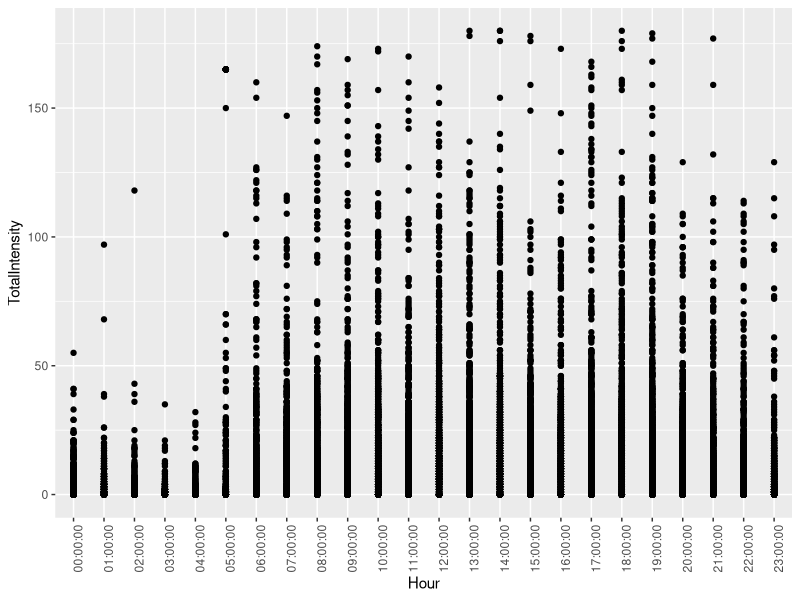
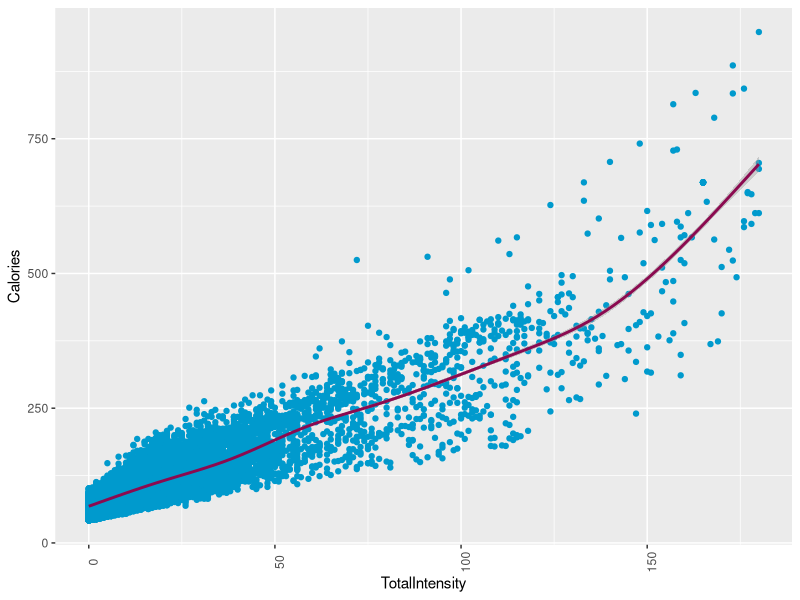
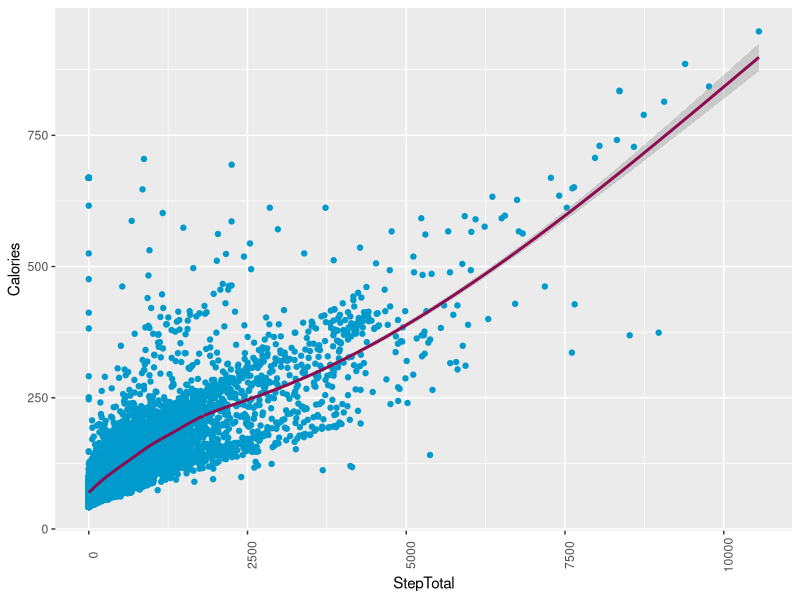
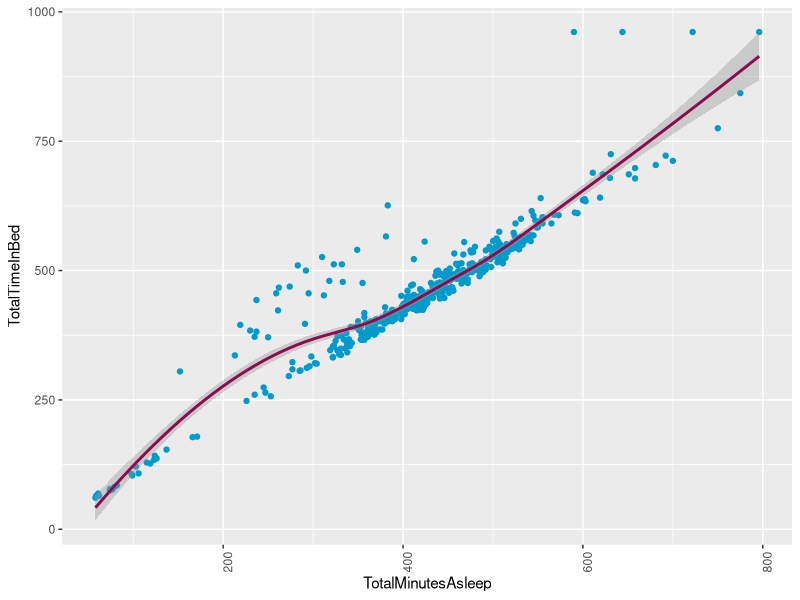
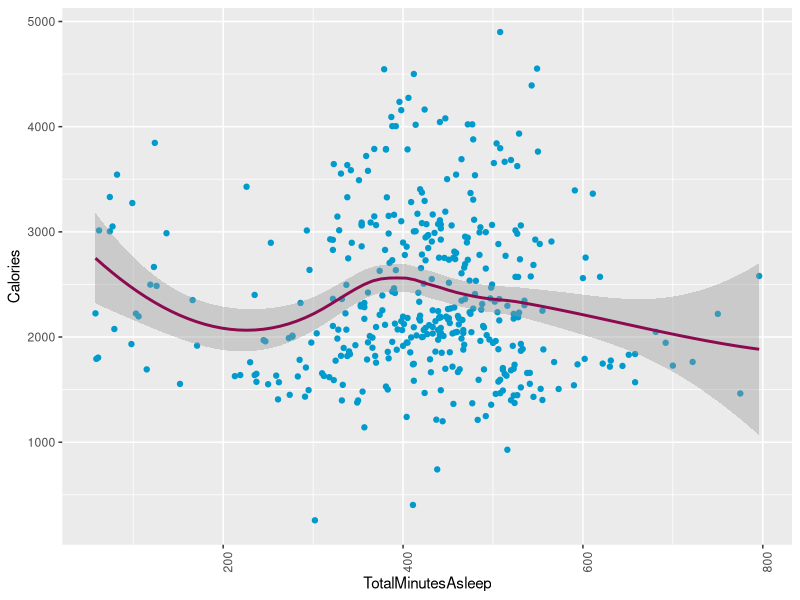
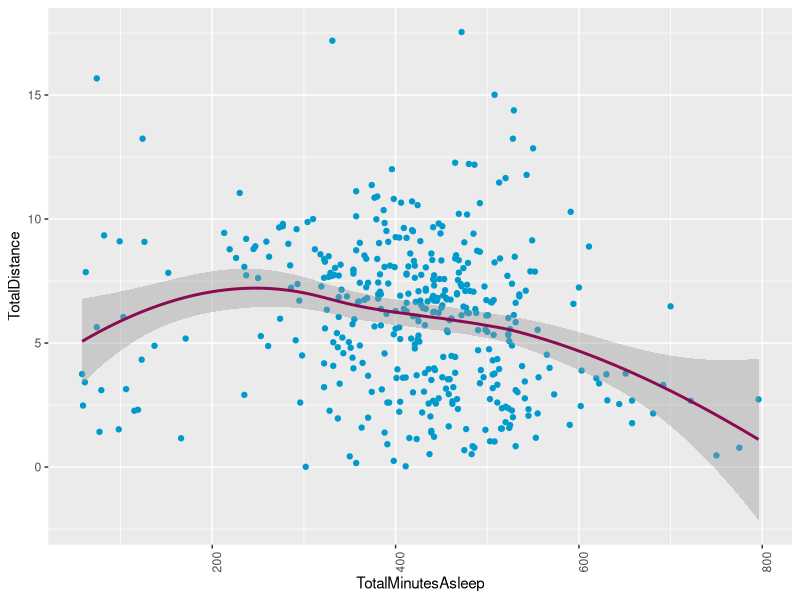

These figures' R source, in order:
## ---- chunk 1
knitr::opts_chunk$set(echo=TRUE)
## ---- chunk 2
install.packages('tidyverse')
install.packages('ggplot2')
library(tidyverse)
library(ggplot2)
## ---- chunk 3
df_activity_hourly <- read.csv("clean-data/df_activity_hourly.csv")
head(df_activity_hourly)
## ---- chunk 4
colnames(df_activity_hourly)
## ---- chunk 5
df_activity_hourly <- subset(df_activity_hourly, select=c(Id,ActivityHour,Calories,TotalIntensity, AverageIntensity, StepTotal))
head(df_activity_hourly)
## ---- chunk 6
length(unique(df_activity_hourly$Id))
## ---- chunk 7
df_activity_hourly <- separate(df_activity_hourly, ActivityHour, c('Date', 'Hour'), sep = ' ', remove = FALSE, convert = FALSE)
head(df_activity_hourly)
## ---- chunk 8
ggplot(data=df_activity_hourly, aes(x=Hour, y=TotalIntensity)) + geom_point() + theme(axis.text.x = element_text(angle = 90)) 
## ---- chunk 9
ggplot(data=df_activity_hourly, aes(x=TotalIntensity, y=Calories)) + geom_point(color='deepskyblue3') + geom_smooth(color='deeppink4') + theme(axis.text.x = element_text(angle = 90)) 
## ---- chunk 10
cor(df_activity_hourly$TotalIntensity, df_activity_hourly$Calories)
## ---- chunk 11
ggplot(data=df_activity_hourly, aes(x=StepTotal, y=Calories)) + geom_point(color='deepskyblue3') + geom_smooth(color='deeppink4') + theme(axis.text.x = element_text(angle = 90))
## ---- chunk 12
cor(df_activity_hourly$StepTotal, df_activity_hourly$Calories)
## ---- chunk 13
df_sedatery_calories <- subset(df_activity_hourly, df_activity_hourly$TotalIntensity == 0, select=c(Calories))
summary(df_sedatery_calories$Calories)
sd(df_sedatery_calories$Calories)
## ---- chunk 14
df_sleep_activity <- read.csv("clean-data/df_sleep_activity_day.csv")
head(df_sleep_activity)
## ---- chunk 15
colnames(df_sleep_activity)
## ---- chunk 16
length(unique(df_sleep_activity$Id))
## ---- chunk 17
ggplot(data=df_sleep_activity, aes(x=TotalMinutesAsleep, y=TotalTimeInBed)) + geom_point(color='deepskyblue3') + geom_smooth(color='deeppink4') + theme(axis.text.x = element_text(angle = 90))
cor(df_sleep_activity$TotalMinutesAsleep, df_sleep_activity$TotalTimeInBed)
## ---- chunk 18
ggplot(data=df_sleep_activity, aes(x=TotalMinutesAsleep, y=Calories)) + geom_point(color='deepskyblue3') + geom_smooth(color='deeppink4') + theme(axis.text.x = element_text(angle = 90))
cor(df_sleep_activity$TotalMinutesAsleep, df_sleep_activity$Calories)
## ---- chunk 19
ggplot(data=df_sleep_activity, aes(x=TotalMinutesAsleep, y=TotalDistance)) + geom_point(color='deepskyblue3') + geom_smooth(color='deeppink4') + theme(axis.text.x = element_text(angle = 90))
cor(df_sleep_activity$TotalMinutesAsleep, df_sleep_activity$TotalDistance)
## ---- chunk 20
df_sleep_time_per_user <- subset(df_sleep_activity, select=c(Id, date, TotalMinutesAsleep))
df_sleep_time_per_user_wide <- reshape(df_sleep_time_per_user, idvar = "Id", timevar = "date", direction = "wide")
summary(df_sleep_time_per_user_wide)
## ---- chunk 21
df_weight_activity <- read.csv("clean-data/df_weight_activity_day.csv")
head(df_weight_activity)
length(unique(df_weight_activity$Id))
## ---- chunk 22
df_daily_activity <- read.csv("clean-data/df_daily_activity_clean.csv")
head(df_daily_activity)
length(unique(df_daily_activity$Id))
colnames(df_daily_activity)
## ---- chunk 23
round(mean(df_daily_activity$SedentaryMinutes)/60, digits = 1)
round(mean(df_daily_activity$VeryActiveMinutes)/60, digits = 1)
round(mean(df_daily_activity$FairlyActiveMinutes)/60, digits = 1)
round(mean(df_daily_activity$LightlyActiveMinutes)/60, digits = 1)
